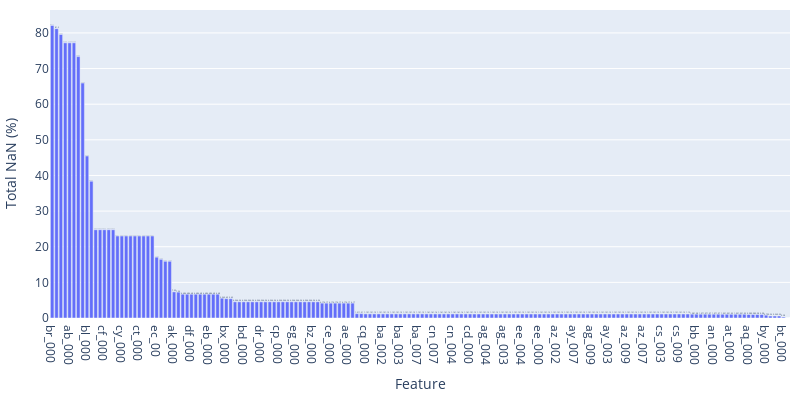

Notebook code cell kept with this figure:
### Code cell
fig = px.bar(df_isna,
             x=df_isna.index,
             y='pct_nan',
             text_auto='pct_nan'
             )
fig.update_layout(height=400,
                  width=800,
                  showlegend=True,
                  margin=dict(l=10, r=10, b=10, t=10),
                  yaxis=dict(title='Total NaN (%)', dtick=10),
                  xaxis=dict(title='Feature')
                  )
fig.show()

### Figure 1 — Plotly figure (JSON) as saved in the notebook; plotly's stock layout.template omitted (floating-point values rounded to 4 significant figures; data arrays with more than 128 entries replaced by an {"elided": "..."} marker saying what was removed)
{"data": [{"alignmentgroup": "True", "hovertemplate": "index=%{x}<br>pct_nan=%{y}<extra></extra>", "legendgroup": "", "marker": {"color": "#636efa", "pattern": {"shape": ""}}, "name": "", "offsetgroup": "", "orientation": "v", "showlegend": false, "textposition": "auto", "texttemplate": "%{y:pct_nan}", "type": "bar", "x": {"elided": "170 str values"}, "xaxis": "x", "y": {"elided": "170 float values"}, "yaxis": "y"}], "layout": {"barmode": "relative", "height": 400, "legend": {"tracegroupgap": 0}, "margin": {"b": 10, "l": 10, "r": 10, "t": 10}, "showlegend": true, "width": 800, "xaxis": {"anchor": "y", "domain": [0, 1], "title": {"text": "Feature"}}, "yaxis": {"anchor": "x", "domain": [0, 1], "dtick": 10, "title": {"text": "Total NaN (%)"}}}}
